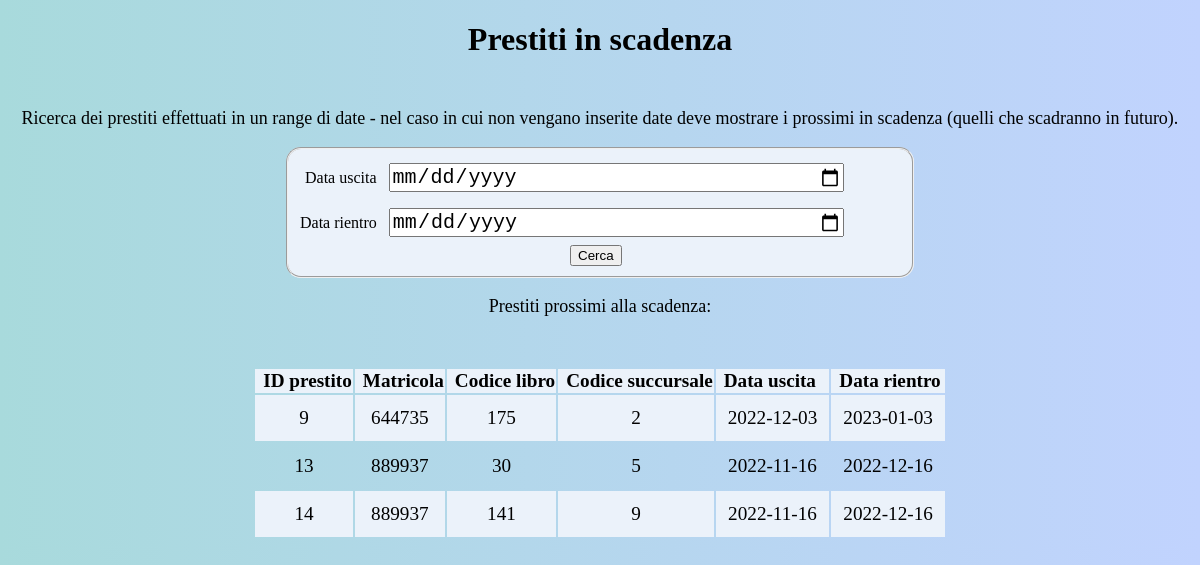
/prestiti_scadenza.php, run on the app's committed database.
### tables this page shows
CREATE TABLE `PRESTITO` (
  `ID_PRESTITO` int NOT NULL AUTO_INCREMENT,
  `CODICE_MATRICOLA` int NOT NULL,
  `CODICE_LIBRO` int NOT NULL,
  `CODICE_SUCCURSALE` int NOT NULL,
  `DATA_USCITA` date DEFAULT NULL,
  `DATA_RIENTRO` date DEFAULT NULL,
  PRIMARY KEY (`ID_PRESTITO`),
  KEY `CODICE_MATRICOLA` (`CODICE_MATRICOLA`),
  KEY `CODICE_LIBRO` (`CODICE_LIBRO`),
  KEY `CODICE_SUCCURSALE` (`CODICE_SUCCURSALE`),
  CONSTRAINT `PRESTITO_ibfk_1` FOREIGN KEY (`CODICE_MATRICOLA`) REFERENCES `STUDENTE` (`MATRICOLA`),
  CONSTRAINT `PRESTITO_ibfk_2` FOREIGN KEY (`CODICE_LIBRO`) REFERENCES `LIBRO` (`CODICE`),
  CONSTRAINT `PRESTITO_ibfk_3` FOREIGN KEY (`CODICE_SUCCURSALE`) REFERENCES `SUCCURSALE` (`ID_SUCCURSALE`)
);

### prestiti_scadenza.php (the view, shortened to what this page needs)
<?php include 'connessione.php'; ?>
<!DOCTYPE html>
<html>
<head>
    <link rel="stylesheet" href="style.css" />
</head>
<body>
    <h1>Prestiti in scadenza</h1>
    <p>Ricerca dei prestiti effettuati in un range di date - nel caso in cui non vengano
        inserite date deve mostrare i prossimi in scadenza (quelli che scadranno in futuro).
    </p>
    <form action="prestiti_scadenza.php" method="POST">
        <fieldset id="fs_search">
            <label style="margin-left: 5px;">Data uscita</label>
            <input id="editTextAutore" type="date" placeholder="Data inizio yyyy-mm-dd" style="font-size: 20px" name="data_inizio">
            <label>Data rientro</label>
            <input id="editTextAutore" type="date" placeholder="Data fine yyyy-mm-dd" style="font-size: 20px" name="data_fine">
            <input id="submit" type="submit" value="Cerca" style="margin-left:270px;">
        </fieldset>
    </form>
    <?php
    $from = date('Y-m-d', strtotime($_POST['data_inizio']));
    $to = date('Y-m-d', strtotime($_POST['data_fine']));
    if (!empty($_POST['data_inizio']) || !empty($_POST['data_fine'])) {
        $sql = "SELECT * FROM PRESTITO
            WHERE (DATA_USCITA >= '$from' AND `DATA_RIENTRO` <= '$to')
            ;
            ";
        $query = mysqli_query($link, $sql);
        if (!$query) {
            echo "Si è verificato un errore: " . mysqli_error($link);
            exit;
        }
    }else{
        $sql = "SELECT * FROM PRESTITO
            WHERE DATA_RIENTRO >= CURDATE();;
            ;
            ";
        $query = mysqli_query($link, $sql);
        echo "<p>Prestiti prossimi alla scadenza:</p>";
    }
    ?>
    <table>
        <thead>
            <tr>
                <th>ID prestito</th>
                <th>Matricola</th>
                <th>Codice libro</th>
                <th>Codice succursale</th>
                <th>Data uscita</th>
                <th>Data rientro</th>
            </tr>
        </thead>
        <tbody>
            <?php while ($row = mysqli_fetch_array($query, MYSQLI_ASSOC)) : ?>
                <tr>
                    <td><?php echo "{$row['ID_PRESTITO']}"; ?></td>
                    <td><?php echo "{$row['CODICE_MATRICOLA']}"; ?></td>
                    <td><?php echo "{$row['CODICE_LIBRO']}"; ?></td>
                    <td><?php echo "{$row['CODICE_SUCCURSALE']}"; ?></td>
                    <td><?php echo "{$row['DATA_USCITA']}"; ?></td>
                    <td><?php echo "{$row['DATA_RIENTRO']}"; ?></td>
                </tr>
            <?php endwhile ?>
        </tbody>
    </table>
</body>
</html>

### style.css (style rules this page uses)
body { background-image: linear-gradient(90deg, #a8dadc, #c1d3fe); }
h1 { text-align: center; margin-bottom: 50px; }
p { font-size: 18px; text-align: center; }
#fs_search { margin: auto; border-radius: 15px; width: 600px; height: fit-content; background: #ebf2fa; }
#submit { margin-left: 35px; }
table { margin-left: auto; margin-right: auto; margin-top: 50px; }
tbody { margin: 50px; }
tr { font-size: larger; text-align: center; }
td { padding: 12px; }
tr:nth-child(odd) { background-color: #ebf2fa; }
th { text-align: left; padding-left: 8px; }
#editTextAutore { width: 450px; height: auto; margin: 8px; }
label { display: inline-block; }

### data on the page
prestito: ID_PRESTITO "9", CODICE_MATRICOLA "644735", CODICE_LIBRO "175", CODICE_SUCCURSALE "2", DATA_USCITA "2022-12-03", DATA_RIENTRO "2023-01-03"
prestito: ID_PRESTITO "13", CODICE_MATRICOLA "889937", CODICE_LIBRO "30", CODICE_SUCCURSALE "5", DATA_USCITA "2022-11-16", DATA_RIENTRO "2022-12-16"
prestito: ID_PRESTITO "14", CODICE_MATRICOLA "889937", CODICE_LIBRO "141", CODICE_SUCCURSALE "9", DATA_USCITA "2022-11-16", DATA_RIENTRO "2022-12-16"
